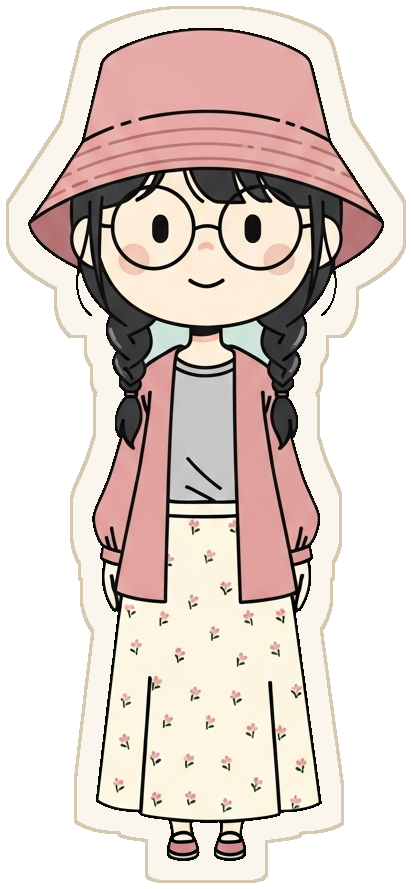
#> input picture studio/out/shen-paper.png, 412 x 889 px
$ python env_render.py
#> lines starting #> are read from the running program, lines starting #| are printed output that depends on the picture
#!/usr/bin/env python
"""Flat papercraft environment renderer (pure PIL, deterministic).
Reads a SceneSpec JSON and renders a PNG in the locked art direction:
flat pastel bands, soft rounded hills, cream die-cut paper props, Shen cutout.

Usage:  env-render.py <spec.json|--demo> <out.png>

SceneSpec = {
  name: str,
  palette: {sky, ground, path, shadow},          # hex (no #)
  hills:  [{color, xPct, widthPct, heightPct}],  # far, borderless
  clouds: [{xPct, yPct, scale}],                 # in the sky
  props:  [{type, xPct, scale, color?, color2?}],# type: tree|bush|house|rock|flower
  shen:   {xPct, scale}                          # optional, default centre
}
Props sit on the ground; scale (~0.3 far .. ~1.5 near) sets size AND depth.
"""
import sys, json
import os
from PIL import Image, ImageDraw

BASE = os.path.dirname(os.path.abspath(__file__))
W, H = 1000, 640
HY = int(H * 0.60)            # horizon line
CREAM = (250, 246, 237)
SHEN_PNG = os.path.join(BASE, "out", "shen-paper.png")
SHEN_ASPECT = 0.4634

DEMO = {
  "name": "village path (demo)",
  "palette": {"sky": "eaf1ea", "ground": "e9e0cf", "path": "ddd0b8", "shadow": "3c3428"},
  "hills": [{"color": "dfe7d6", "xPct": 20, "widthPct": 48, "heightPct": 24},
            {"color": "e6dfe9", "xPct": 78, "widthPct": 58, "heightPct": 30}],
  "clouds": [{"xPct": 22, "yPct": 20, "scale": 1.0}, {"xPct": 70, "yPct": 14, "scale": 0.8}],
  "props": [{"type": "tree", "xPct": 12, "scale": 1.2, "color": "b9d3b0", "color2": "c2a98c"},
            {"type": "house", "xPct": 80, "scale": 0.9, "color": "f0c9c1", "color2": "c98f86"},
            {"type": "bush", "xPct": 30, "scale": 0.7, "color": "c7ddb8"},
            {"type": "tree", "xPct": 92, "scale": 0.7, "color": "cfe0bf", "color2": "c2a98c"},
            {"type": "flower", "xPct": 40, "scale": 0.6, "color": "f3b6c3"},
            {"type": "flower", "xPct": 63, "scale": 0.7, "color": "f4e2b8"},
            {"type": "rock", "xPct": 58, "scale": 0.6, "color": "cfcabd"}],
  "shen": {"xPct": 50, "scale": 0.95},
}


def hx(c, default):
    c = (c or default).lstrip('#')
    return tuple(int(c[i:i+2], 16) for i in (0, 2, 4))


def depth_baseY(scale):
    t = max(0.0, min(1.0, (scale - 0.3) / 1.2))
    return HY + (H - HY) * (0.10 + 0.82 * t)


def paper_ellipses(d, boxes, fill, ow):
    for (x0, y0, x1, y1) in boxes:
        d.ellipse([x0 - ow, y0 - ow, x1 + ow, y1 + ow], fill=CREAM)
    for (x0, y0, x1, y1) in boxes:
        d.ellipse([x0, y0, x1, y1], fill=fill)


def paper_poly(d, pts, fill, ow):
    cx = sum(p[0] for p in pts) / len(pts)
    cy = sum(p[1] for p in pts) / len(pts)
    big = [(cx + (x - cx) * (1 + ow / 40.0), cy + (y - cy) * (1 + ow / 40.0)) for (x, y) in pts]
    d.polygon(big, fill=CREAM)
    d.polygon(pts, fill=fill)


def paper_rect(d, box, fill, ow):
    x0, y0, x1, y1 = box
    d.rectangle([x0 - ow, y0 - ow, x1 + ow, y1 + ow], fill=CREAM)
    d.rectangle([x0, y0, x1, y1], fill=fill)


def draw_tree(d, cx, by, s, color, color2):
    ow = max(3, int(6 * s))
    tw, th = 16 * s, 70 * s
    canopy_r = 60 * s
    paper_rect(d, [cx - tw / 2, by - th, cx + tw / 2, by], hx(color2, 'c2a98c'), ow)
    cy = by - th - canopy_r * 0.7
    boxes = [(cx - canopy_r, cy - canopy_r, cx + canopy_r, cy + canopy_r),
             (cx - canopy_r * 1.4, cy + 6 * s - canopy_r * 0.8, cx - canopy_r * 0.2, cy + 6 * s + canopy_r * 0.8),
             (cx + canopy_r * 0.2, cy + 6 * s - canopy_r * 0.8, cx + canopy_r * 1.4, cy + 6 * s + canopy_r * 0.8)]
    paper_ellipses(d, boxes, hx(color, 'b9d3b0'), ow)


def draw_bush(d, cx, by, s, color, color2):
    ow = max(3, int(5 * s))
    r = 42 * s
    boxes = [(cx - r, by - 2 * r, cx + r, by),
             (cx - r * 1.7, by - r * 1.3, cx - r * 0.3, by),
             (cx + r * 0.3, by - r * 1.3, cx + r * 1.7, by)]
    paper_ellipses(d, boxes, hx(color, 'c7ddb8'), ow)


def draw_house(d, cx, by, s, color, color2):
    ow = max(3, int(6 * s))
    bw, bh = 150 * s, 110 * s
    paper_rect(d, [cx - bw / 2, by - bh, cx + bw / 2, by], hx(color, 'f0c9c1'), ow)
    roof = [(cx - bw / 2 - 14 * s, by - bh), (cx + bw / 2 + 14 * s, by - bh), (cx, by - bh - 70 * s)]
    paper_poly(d, roof, hx(color2, 'c98f86'), ow)
    dw, dh = 34 * s, 56 * s
    d.rectangle([cx - dw / 2, by - dh, cx + dw / 2, by], fill=hx(color2, 'c98f86'))
    ww = 26 * s
    d.rectangle([cx - bw / 2 + 18 * s, by - bh + 22 * s, cx - bw / 2 + 18 * s + ww, by - bh + 22 * s + ww],
                fill=CREAM)


def draw_rock(d, cx, by, s, color, color2):
    ow = max(2, int(4 * s))
    r = 34 * s
    paper_ellipses(d, [(cx - r, by - r * 1.1, cx + r, by)], hx(color, 'cfcabd'), ow)


def draw_flower(d, cx, by, s, color, color2):
    ow = max(2, int(3 * s))
    stem = 46 * s
    d.line([cx, by, cx, by - stem], fill=hx('9cbf9a', '9cbf9a'), width=max(2, int(4 * s)))
    pc = by - stem
    pr = 11 * s
    for ang in range(0, 360, 72):
        import math
        px = cx + math.cos(math.radians(ang)) * pr * 1.3
        py = pc + math.sin(math.radians(ang)) * pr * 1.3
        d.ellipse([px - pr, py - pr, px + pr, py + pr], fill=hx(color, 'f3b6c3'))
    d.ellipse([cx - pr * 0.7, pc - pr * 0.7, cx + pr * 0.7, pc + pr * 0.7], fill=CREAM)


DRAW = {"tree": draw_tree, "bush": draw_bush, "house": draw_house,
        "rock": draw_rock, "flower": draw_flower}


def render(spec, out, draw_shen=True):
#> called with out = 'studio/out/env-demo.png', draw_shen = True
    pal = spec.get('palette', {})
    SKY = hx(pal.get('sky'), 'eaf1ea')
    GROUND = hx(pal.get('ground'), 'e9e0cf')
    PATH = hx(pal.get('path'), 'ddd0b8')
    SHAD = hx(pal.get('shadow'), '3c3428')

    img = Image.new('RGB', (W, H), SKY)
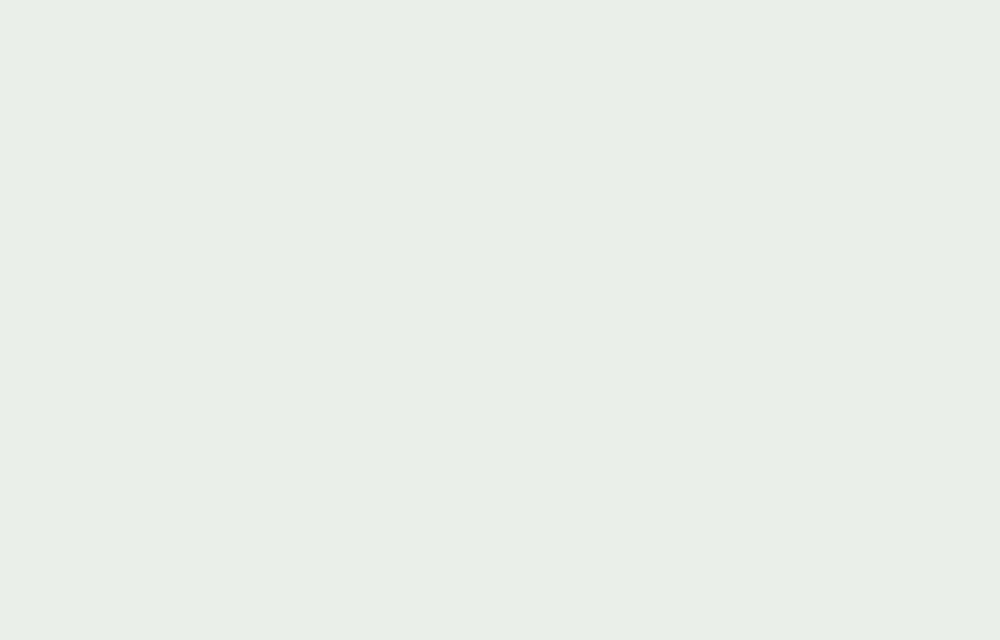
#> img: PIL image 1000x640 RGB; mean R, G, B 234, 241, 234
    d = ImageDraw.Draw(img, 'RGBA')

    for c in spec.get('clouds', []):
        s = c.get('scale', 1.0)
        cx, cy = W * c.get('xPct', 50) / 100, H * c.get('yPct', 18) / 100
        r = 34 * s
        for (dx, dy, rr) in [(-r, 4, r), (0, -4, r * 1.25), (r, 4, r), (r * 1.9, 8, r * 0.8)]:
            d.ellipse([cx + dx - rr, cy + dy - rr, cx + dx + rr, cy + dy + rr], fill=(255, 255, 255, 235))

    for hsp in spec.get('hills', []):
        cx = W * hsp.get('xPct', 50) / 100
        hw = W * hsp.get('widthPct', 50) / 100
        hh = H * hsp.get('heightPct', 22) / 100
        d.ellipse([cx - hw / 2, HY - hh, cx + hw / 2, HY + hh * 0.4], fill=hx(hsp.get('color'), 'dfe7d6'))

    d.rectangle([0, HY, W, H], fill=GROUND)
    d.polygon([(W * 0.42, HY), (W * 0.58, HY), (W * 0.80, H), (W * 0.20, H)], fill=PATH)

    shen = spec.get('shen', {"xPct": 50, "scale": 0.95})
    drawables = []
    for p in spec.get('props', []):
        if p.get('type') in DRAW:
            p = dict(p); p['_baseY'] = depth_baseY(p.get('scale', 0.8)); p['_kind'] = 'prop'
            drawables.append(p)
    if draw_shen:
        sh = {"_kind": "shen", "_baseY": depth_baseY(shen.get('scale', 0.95)), **shen}
        drawables.append(sh)
    drawables.sort(key=lambda x: x['_baseY'])

    shen_img = Image.open(SHEN_PNG).convert('RGBA')
#> shen_img is the input picture: PIL image 412x889 RGBA; mean R, G, B, A 132.5, 119.7, 113.6, 164.4
    for it in drawables:
        cx = W * it.get('xPct', 50) / 100
        by = it['_baseY']
        if it['_kind'] == 'prop':
            DRAW[it['type']](d, cx, by, it.get('scale', 0.8), it.get('color'), it.get('color2'))
        else:
            s = it.get('scale', 0.95)
            sh_h = int(H * 0.50 * s); sh_w = int(sh_h * SHEN_ASPECT)
            sw = shen_img.resize((sh_w, sh_h), Image.LANCZOS)
            sr = sh_w * 0.42
            d.ellipse([cx - sr, by - sr * 0.30, cx + sr, by + sr * 0.30],
                      fill=(SHAD[0], SHAD[1], SHAD[2], 70))
            img.paste(sw, (int(cx - sh_w / 2), int(by - sh_h)), sw)
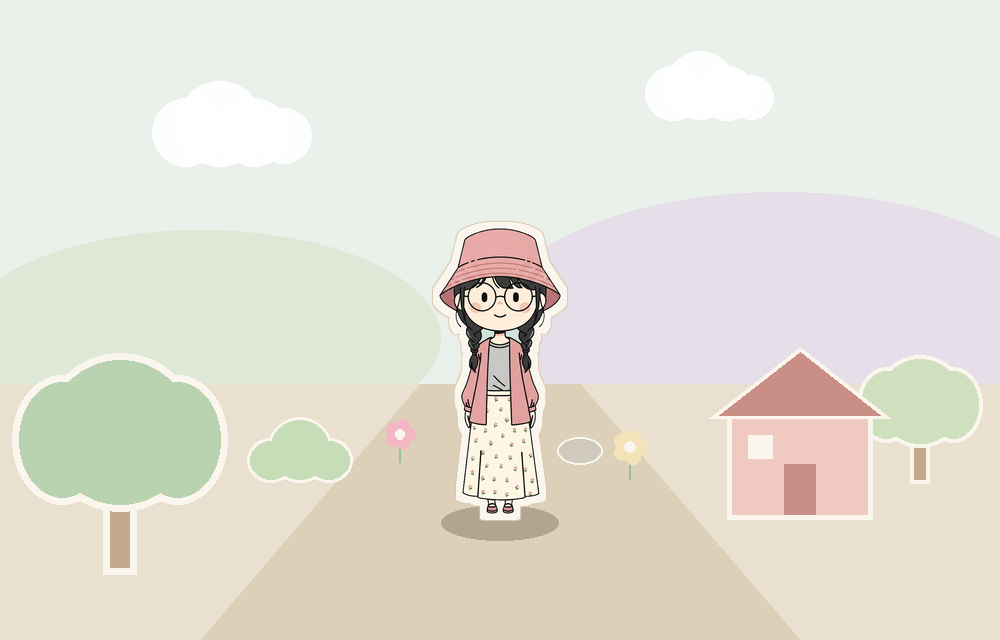
#> img: PIL image 1000x640 RGB; mean R, G, B 227.4, 225.5, 214.2
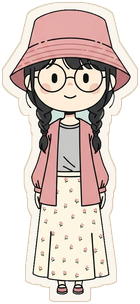
#> sw: PIL image 140x304 RGBA; mean R, G, B, A 138.5, 125.6, 119, 164.4; transparent parts drawn white

    img.save(out)
    print("rendered", spec.get('name', '?'), "->", out)


def render_prop(p, out, canvas=(700, 640)):
    """Render a single prop on a transparent canvas (for use as a 3D billboard)."""
    img = Image.new('RGBA', canvas, (0, 0, 0, 0))
    d = ImageDraw.Draw(img, 'RGBA')
    DRAW[p['type']](d, canvas[0] / 2, canvas[1] - 14, p.get('scale', 1.0),
                    p.get('color'), p.get('color2'))
    bbox = img.getbbox()
    if bbox:
        img = img.crop(bbox)
    img.save(out)
    return img.size


if __name__ == "__main__":
    arg = sys.argv[1] if len(sys.argv) > 1 else '--demo'
    out = sys.argv[2] if len(sys.argv) > 2 else os.path.join(BASE, "out", "env-demo.png")
    spec = DEMO if arg == '--demo' else json.load(open(arg))
    render(spec, out)

$ run again, with studio/out/adrian-cut.png copied over studio/out/shen-paper.png
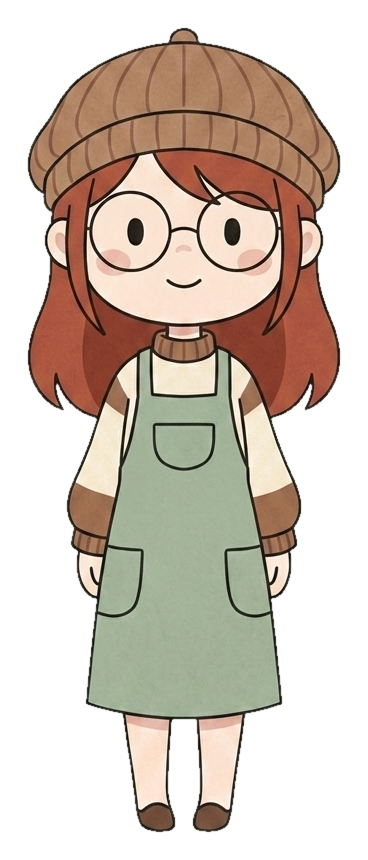
#> input picture studio/out/adrian-cut.png, 368 x 860 px
#> in render, shen_img is the input picture: PIL image 368x860 RGBA; mean R, G, B, A 190.1, 185.2, 167.8, 136.4
#> after the loop in render, `for it in drawables:`:
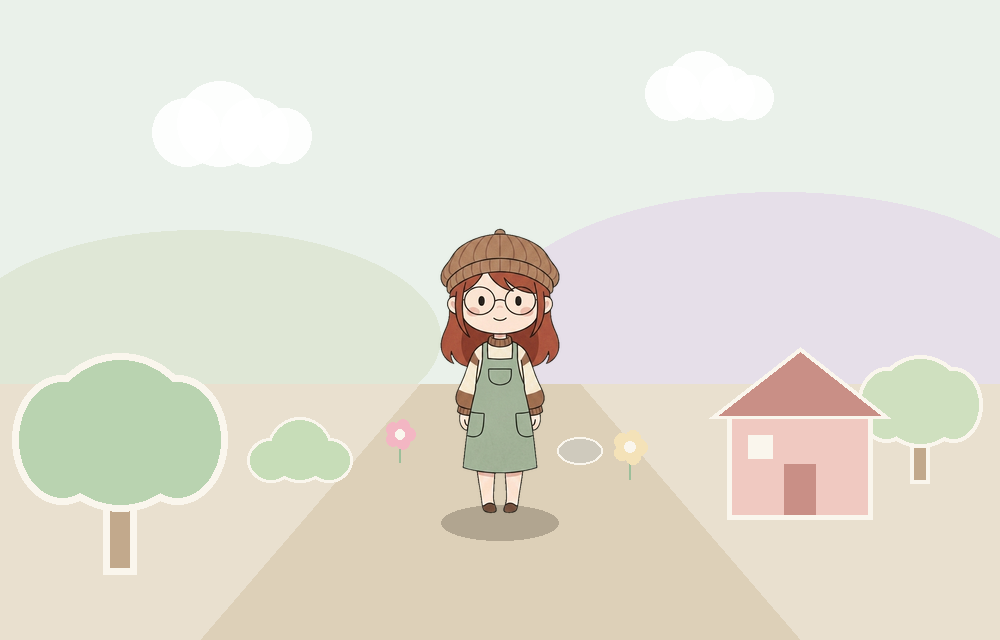
#> img: PIL image 1000x640 RGB; mean R, G, B 226.2, 224.2, 212.5
#> after the loop in render, `for it in drawables:`:
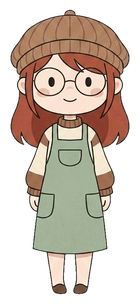
#> sw: PIL image 140x304 RGBA; mean R, G, B, A 90.9, 78.1, 66.2, 136.4; transparent parts drawn white

$ run again, with studio/out/chrees-curl-paper.png copied over studio/out/shen-paper.png
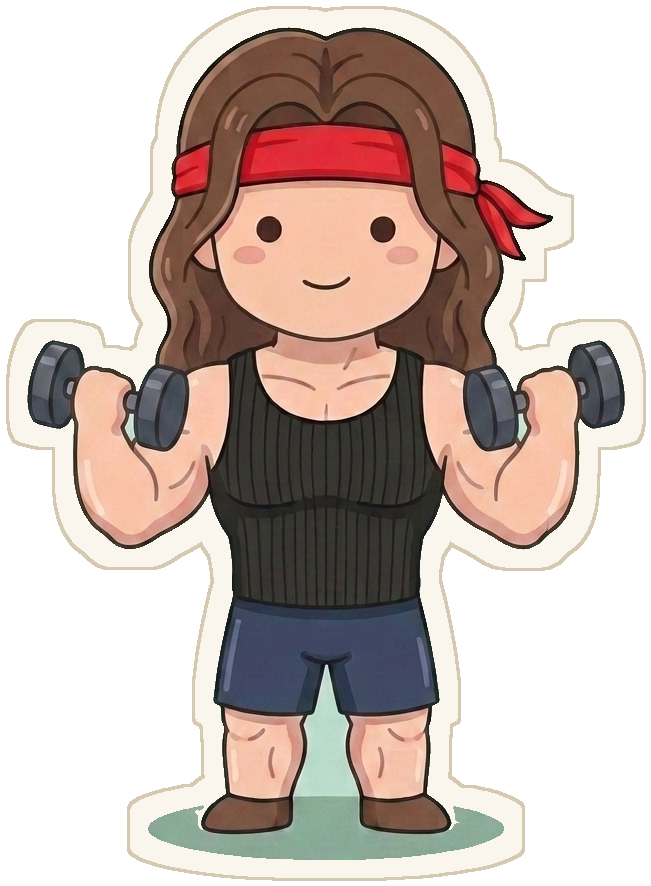
#> input picture studio/out/chrees-curl-paper.png, 651 x 886 px
#> in render, shen_img is the input picture: PIL image 651x886 RGBA; mean R, G, B, A 97.9, 83.2, 76.8, 152.6
#> after the loop in render, `for it in drawables:`:
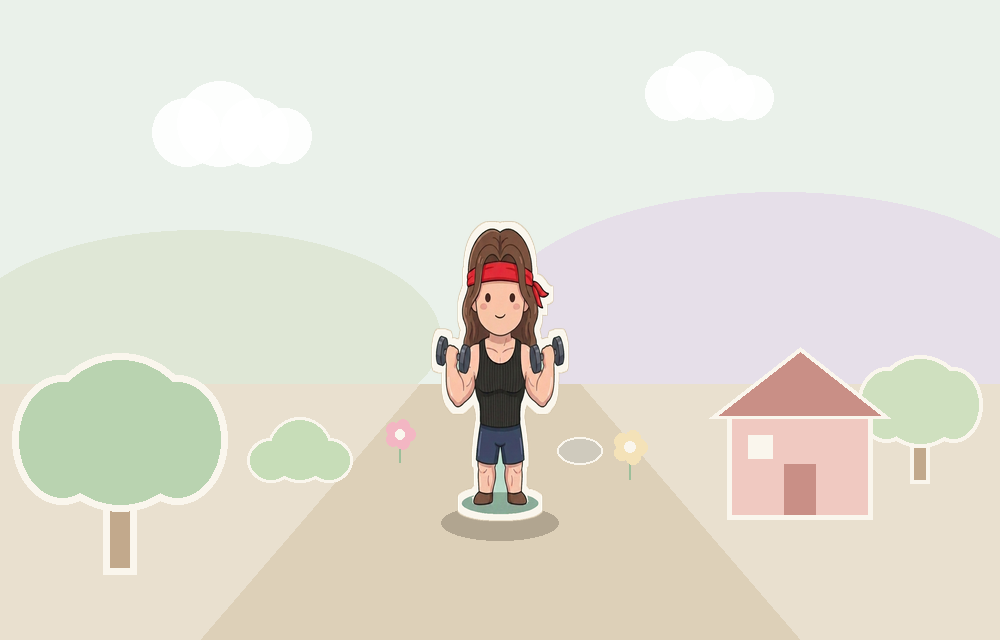
#> img: PIL image 1000x640 RGB; mean R, G, B 225.9, 223.8, 212.5
#> after the loop in render, `for it in drawables:`:
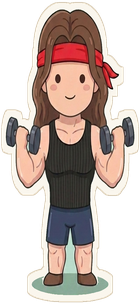
#> sw: PIL image 140x304 RGBA; mean R, G, B, A 104.9, 89.6, 82.5, 152.6; transparent parts drawn white
